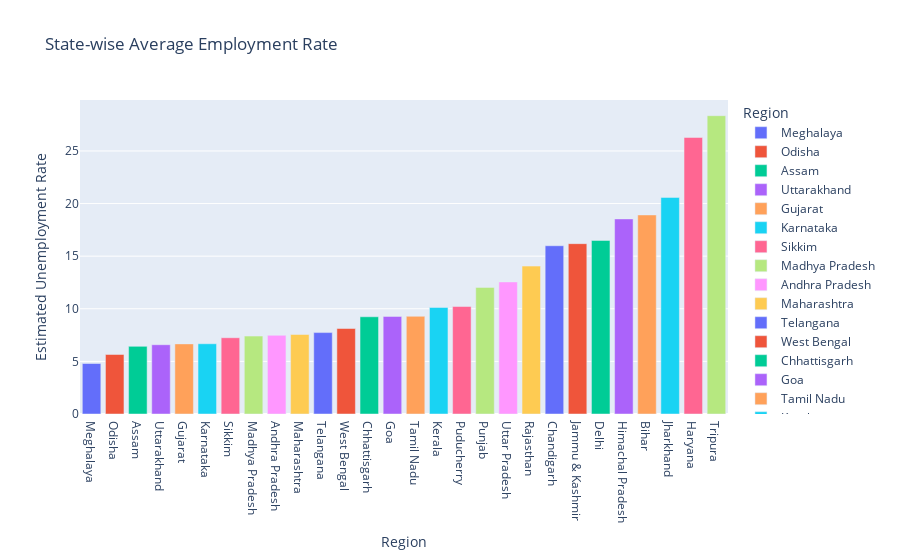

Notebook code cell kept with this figure:
### Code cell
#plotting a "Bar-plot" to find the "average unemployment rate in each state"
newDF = data[['Estimated Unemployment Rate','Region']]

#grouping the dataframe by 'States' and finding the corresponding 'mean'
newDF = newDF.groupby('Region').mean().reset_index()

#sorting the values in the dataframe
newDF = newDF.sort_values('Estimated Unemployment Rate')

fig = px.bar(newDF, 
             x='Region',
             y='Estimated Unemployment Rate',
             color='Region',
             title='State-wise Average Employment Rate')
fig.show()

### Figure 1 — Plotly figure (JSON) as saved in the notebook; plotly's stock layout.template omitted (floating-point values rounded to 4 significant figures)
{"data": [{"alignmentgroup": "True", "hovertemplate": "Region=%{x}<br>Estimated Unemployment Rate=%{y}<extra></extra>", "legendgroup": "Meghalaya", "marker": {"color": "#636efa", "pattern": {"shape": ""}}, "name": "Meghalaya", "offsetgroup": "Meghalaya", "orientation": "v", "showlegend": true, "textposition": "auto", "type": "bar", "x": ["Meghalaya"], "xaxis": "x", "y": [4.799], "yaxis": "y"}, {"alignmentgroup": "True", "hovertemplate": "Region=%{x}<br>Estimated Unemployment Rate=%{y}<extra></extra>", "legendgroup": "Odisha", "marker": {"color": "#EF553B", "pattern": {"shape": ""}}, "name": "Odisha", "offsetgroup": "Odisha", "orientation": "v", "showlegend": true, "textposition": "auto", "type": "bar", "x": ["Odisha"], "xaxis": "x", "y": [5.658], "yaxis": "y"}, {"alignmentgroup": "True", "hovertemplate": "Region=%{x}<br>Estimated Unemployment Rate=%{y}<extra></extra>", "legendgroup": "Assam", "marker": {"color": "#00cc96", "pattern": {"shape": ""}}, "name": "Assam", "offsetgroup": "Assam", "orientation": "v", "showlegend": true, "textposition": "auto", "type": "bar", "x": ["Assam"], "xaxis": "x", "y": [6.428], "yaxis": "y"}, {"alignmentgroup": "True", "hovertemplate": "Region=%{x}<br>Estimated Unemployment Rate=%{y}<extra></extra>", "legendgroup": "Uttarakhand", "marker": {"color": "#ab63fa", "pattern": {"shape": ""}}, "name": "Uttarakhand", "offsetgroup": "Uttarakhand", "orientation": "v", "showlegend": true, "textposition": "auto", "type": "bar", "x": ["Uttarakhand"], "xaxis": "x", "y": [6.583], "yaxis": "y"}, {"alignmentgroup": "True", "hovertemplate": "Region=%{x}<br>Estimated Unemployment Rate=%{y}<extra></extra>", "legendgroup": "Gujarat", "marker": {"color": "#FFA15A", "pattern": {"shape": ""}}, "name": "Gujarat", "offsetgroup": "Gujarat", "orientation": "v", "showlegend": true, "textposition": "auto", "type": "bar", "x": ["Gujarat"], "xaxis": "x", "y": [6.664], "yaxis": "y"}, {"alignmentgroup": "True", "hovertemplate": "Region=%{x}<br>Estimated Unemployment Rate=%{y}<extra></extra>", "legendgroup": "Karnataka", "marker": {"color": "#19d3f3", "pattern": {"shape": ""}}, "name": "Karnataka", "offsetgroup": "Karnataka", "orientation": "v", "showlegend": true, "textposition": "auto", "type": "bar", "x": ["Karnataka"], "xaxis": "x", "y": [6.676], "yaxis": "y"}, {"alignmentgroup": "True", "hovertemplate": "Region=%{x}<br>Estimated Unemployment Rate=%{y}<extra></extra>", "legendgroup": "Sikkim", "marker": {"color": "#FF6692", "pattern": {"shape": ""}}, "name": "Sikkim", "offsetgroup": "Sikkim", "orientation": "v", "showlegend": true, "textposition": "auto", "type": "bar", "x": ["Sikkim"], "xaxis": "x", "y": [7.249], "yaxis": "y"}, {"alignmentgroup": "True", "hovertemplate": "Region=%{x}<br>Estimated Unemployment Rate=%{y}<extra></extra>", "legendgroup": "Madhya Pradesh", "marker": {"color": "#B6E880", "pattern": {"shape": ""}}, "name": "Madhya Pradesh", "offsetgroup": "Madhya Pradesh", "orientation": "v", "showlegend": true, "textposition": "auto", "type": "bar", "x": ["Madhya Pradesh"], "xaxis": "x", "y": [7.406], "yaxis": "y"}, {"alignmentgroup": "True", "hovertemplate": "Region=%{x}<br>Estimated Unemployment Rate=%{y}<extra></extra>", "legendgroup": "Andhra Pradesh", "marker": {"color": "#FF97FF", "pattern": {"shape": ""}}, "name": "Andhra Pradesh", "offsetgroup": "Andhra Pradesh", "orientation": "v", "showlegend": true, "textposition": "auto", "type": "bar", "x": ["Andhra Pradesh"], "xaxis": "x", "y": [7.477], "yaxis": "y"}, {"alignmentgroup": "True", "hovertemplate": "Region=%{x}<br>Estimated Unemployment Rate=%{y}<extra></extra>", "legendgroup": "Maharashtra", "marker": {"color": "#FECB52", "pattern": {"shape": ""}}, "name": "Maharashtra", "offsetgroup": "Maharashtra", "orientation": "v", "showlegend": true, "textposition": "auto", "type": "bar", "x": ["Maharashtra"], "xaxis": "x", "y": [7.558], "yaxis": "y"}, {"alignmentgroup": "True", "hovertemplate": "Region=%{x}<br>Estimated Unemployment Rate=%{y}<extra></extra>", "legendgroup": "Telangana", "marker": {"color": "#636efa", "pattern": {"shape": ""}}, "name": "Telangana", "offsetgroup": "Telangana", "orientation": "v", "showlegend": true, "textposition": "auto", "type": "bar", "x": ["Telangana"], "xaxis": "x", "y": [7.738], "yaxis": "y"}, {"alignmentgroup": "True", "hovertemplate": "Region=%{x}<br>Estimated Unemployment Rate=%{y}<extra></extra>", "legendgroup": "West Bengal", "marker": {"color": "#EF553B", "pattern": {"shape": ""}}, "name": "West Bengal", "offsetgroup": "West Bengal", "orientation": "v", "showlegend": true, "textposition": "auto", "type": "bar", "x": ["West Bengal"], "xaxis": "x", "y": [8.125], "yaxis": "y"}, {"alignmentgroup": "True", "hovertemplate": "Region=%{x}<br>Estimated Unemployment Rate=%{y}<extra></extra>", "legendgroup": "Chhattisgarh", "marker": {"color": "#00cc96", "pattern": {"shape": ""}}, "name": "Chhattisgarh", "offsetgroup": "Chhattisgarh", "orientation": "v", "showlegend": true, "textposition": "auto", "type": "bar", "x": ["Chhattisgarh"], "xaxis": "x", "y": [9.24], "yaxis": "y"}, {"alignmentgroup": "True", "hovertemplate": "Region=%{x}<br>Estimated Unemployment Rate=%{y}<extra></extra>", "legendgroup": "Goa", "marker": {"color": "#ab63fa", "pattern": {"shape": ""}}, "name": "Goa", "offsetgroup": "Goa", "orientation": "v", "showlegend": true, "textposition": "auto", "type": "bar", "x": ["Goa"], "xaxis": "x", "y": [9.274], "yaxis": "y"}, {"alignmentgroup": "True", "hovertemplate": "Region=%{x}<br>Estimated Unemployment Rate=%{y}<extra></extra>", "legendgroup": "Tamil Nadu", "marker": {"color": "#FFA15A", "pattern": {"shape": ""}}, "name": "Tamil Nadu", "offsetgroup": "Tamil Nadu", "orientation": "v", "showlegend": true, "textposition": "auto", "type": "bar", "x": ["Tamil Nadu"], "xaxis": "x", "y": [9.284], "yaxis": "y"}, {"alignmentgroup": "True", "hovertemplate": "Region=%{x}<br>Estimated Unemployment Rate=%{y}<extra></extra>", "legendgroup": "Kerala", "marker": {"color": "#19d3f3", "pattern": {"shape": ""}}, "name": "Kerala", "offsetgroup": "Kerala", "orientation": "v", "showlegend": true, "textposition": "auto", "type": "bar", "x": ["Kerala"], "xaxis": "x", "y": [10.12], "yaxis": "y"}, {"alignmentgroup": "True", "hovertemplate": "Region=%{x}<br>Estimated Unemployment Rate=%{y}<extra></extra>", "legendgroup": "Puducherry", "marker": {"color": "#FF6692", "pattern": {"shape": ""}}, "name": "Puducherry", "offsetgroup": "Puducherry", "orientation": "v", "showlegend": true, "textposition": "auto", "type": "bar", "x": ["Puducherry"], "xaxis": "x", "y": [10.22], "yaxis": "y"}, {"alignmentgroup": "True", "hovertemplate": "Region=%{x}<br>Estimated Unemployment Rate=%{y}<extra></extra>", "legendgroup": "Punjab", "marker": {"color": "#B6E880", "pattern": {"shape": ""}}, "name": "Punjab", "offsetgroup": "Punjab", "orientation": "v", "showlegend": true, "textposition": "auto", "type": "bar", "x": ["Punjab"], "xaxis": "x", "y": [12.03], "yaxis": "y"}, {"alignmentgroup": "True", "hovertemplate": "Region=%{x}<br>Estimated Unemployment Rate=%{y}<extra></extra>", "legendgroup": "Uttar Pradesh", "marker": {"color": "#FF97FF", "pattern": {"shape": ""}}, "name": "Uttar Pradesh", "offsetgroup": "Uttar Pradesh", "orientation": "v", "showlegend": true, "textposition": "auto", "type": "bar", "x": ["Uttar Pradesh"], "xaxis": "x", "y": [12.55], "yaxis": "y"}, {"alignmentgroup": "True", "hovertemplate": "Region=%{x}<br>Estimated Unemployment Rate=%{y}<extra></extra>", "legendgroup": "Rajasthan", "marker": {"color": "#FECB52", "pattern": {"shape": ""}}, "name": "Rajasthan", "offsetgroup": "Rajasthan", "orientation": "v", "showlegend": true, "textposition": "auto", "type": "bar", "x": ["Rajasthan"], "xaxis": "x", "y": [14.06], "yaxis": "y"}, {"alignmentgroup": "True", "hovertemplate": "Region=%{x}<br>Estimated Unemployment Rate=%{y}<extra></extra>", "legendgroup": "Chandigarh", "marker": {"color": "#636efa", "pattern": {"shape": ""}}, "name": "Chandigarh", "offsetgroup": "Chandigarh", "orientation": "v", "showlegend": true, "textposition": "auto", "type": "bar", "x": ["Chandigarh"], "xaxis": "x", "y": [15.99], "yaxis": "y"}, {"alignmentgroup": "True", "hovertemplate": "Region=%{x}<br>Estimated Unemployment Rate=%{y}<extra></extra>", "legendgroup": "Jammu & Kashmir", "marker": {"color": "#EF553B", "pattern": {"shape": ""}}, "name": "Jammu & Kashmir", "offsetgroup": "Jammu & Kashmir", "orientation": "v", "showlegend": true, "textposition": "auto", "type": "bar", "x": ["Jammu & Kashmir"], "xaxis": "x", "y": [16.19], "yaxis": "y"}, {"alignmentgroup": "True", "hovertemplate": "Region=%{x}<br>Estimated Unemployment Rate=%{y}<extra></extra>", "legendgroup": "Delhi", "marker": {"color": "#00cc96", "pattern": {"shape": ""}}, "name": "Delhi", "offsetgroup": "Delhi", "orientation": "v", "showlegend": true, "textposition": "auto", "type": "bar", "x": ["Delhi"], "xaxis": "x", "y": [16.5], "yaxis": "y"}, {"alignmentgroup": "True", "hovertemplate": "Region=%{x}<br>Estimated Unemployment Rate=%{y}<extra></extra>", "legendgroup": "Himachal Pradesh", "marker": {"color": "#ab63fa", "pattern": {"shape": ""}}, "name": "Himachal Pradesh", "offsetgroup": "Himachal Pradesh", "orientation": "v", "showlegend": true, "textposition": "auto", "type": "bar", "x": ["Himachal Pradesh"], "xaxis": "x", "y": [18.54], "yaxis": "y"}, {"alignmentgroup": "True", "hovertemplate": "Region=%{x}<br>Estimated Unemployment Rate=%{y}<extra></extra>", "legendgroup": "Bihar", "marker": {"color": "#FFA15A", "pattern": {"shape": ""}}, "name": "Bihar", "offsetgroup": "Bihar", "orientation": "v", "showlegend": true, "textposition": "auto", "type": "bar", "x": ["Bihar"], "xaxis": "x", "y": [18.92], "yaxis": "y"}, {"alignmentgroup": "True", "hovertemplate": "Region=%{x}<br>Estimated Unemployment Rate=%{y}<extra></extra>", "legendgroup": "Jharkhand", "marker": {"color": "#19d3f3", "pattern": {"shape": ""}}, "name": "Jharkhand", "offsetgroup": "Jharkhand", "orientation": "v", "showlegend": true, "textposition": "auto", "type": "bar", "x": ["Jharkhand"], "xaxis": "x", "y": [20.59], "yaxis": "y"}, {"alignmentgroup": "True", "hovertemplate": "Region=%{x}<br>Estimated Unemployment Rate=%{y}<extra></extra>", "legendgroup": "Haryana", "marker": {"color": "#FF6692", "pattern": {"shape": ""}}, "name": "Haryana", "offsetgroup": "Haryana", "orientation": "v", "showlegend": true, "textposition": "auto", "type": "bar", "x": ["Haryana"], "xaxis": "x", "y": [26.28], "yaxis": "y"}, {"alignmentgroup": "True", "hovertemplate": "Region=%{x}<br>Estimated Unemployment Rate=%{y}<extra></extra>", "legendgroup": "Tripura", "marker": {"color": "#B6E880", "pattern": {"shape": ""}}, "name": "Tripura", "offsetgroup": "Tripura", "orientation": "v", "showlegend": true, "textposition": "auto", "type": "bar", "x": ["Tripura"], "xaxis": "x", "y": [28.35], "yaxis": "y"}], "layout": {"autosize": true, "barmode": "relative", "legend": {"title": {"text": "Region"}, "tracegroupgap": 0}, "title": {"text": "State-wise Average Employment Rate"}, "xaxis": {"anchor": "y", "autorange": true, "categoryarray": ["Meghalaya", "Odisha", "Assam", "Uttarakhand", "Gujarat", "Karnataka", "Sikkim", "Madhya Pradesh", "Andhra Pradesh", "Maharashtra", "Telangana", "West Bengal", "Chhattisgarh", "Goa", "Tamil Nadu", "Kerala", "Puducherry", "Punjab", "Uttar Pradesh", "Rajasthan", "Chandigarh", "Jammu & Kashmir", "Delhi", "Himachal Pradesh", "Bihar", "Jharkhand", "Haryana", "Tripura"], "categoryorder": "array", "domain": [0, 1], "range": [-0.5, 27.5], "title": {"text": "Region"}, "type": "category"}, "yaxis": {"anchor": "x", "autorange": true, "domain": [0, 1], "range": [0, 29.84], "title": {"text": "Estimated Unemployment Rate"}, "type": "linear"}}}
